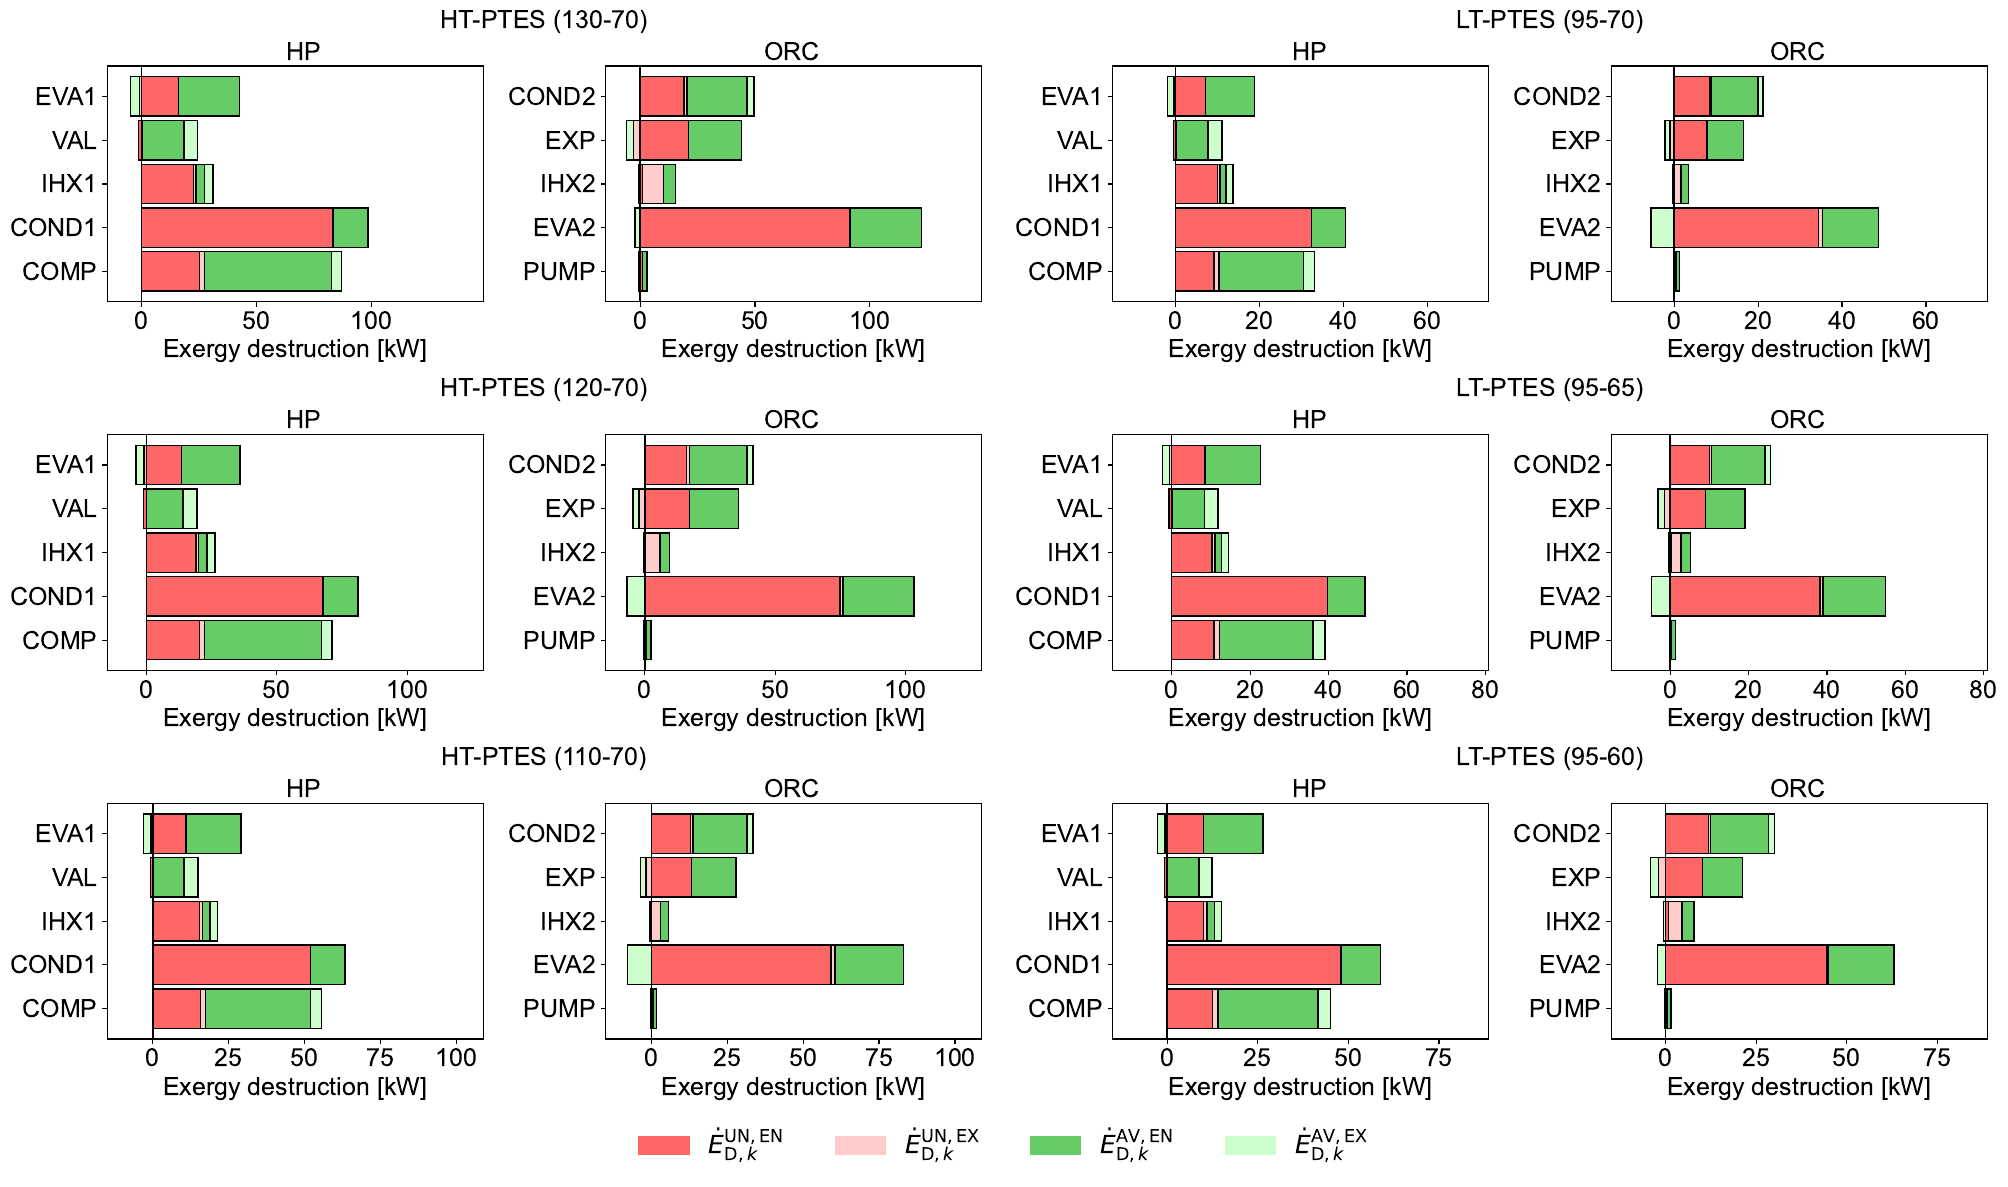

Python code for this plot:
import pandas as pd
import os
import matplotlib.pyplot as plt
import matplotlib.patches as mpatches
from mpl_toolkits.axes_grid1.inset_locator import inset_axes


figure_size = (20, 12)
font_size = 18

plt.rc('font', family='Arial', size=font_size)

# Alternate HT and LT scenarios for left and right columns
scenario_order = ["130_70", "95_70", "120_70", "95_65", "110_70", "95_60"]
scenario_titles = {
    "130_70": "HT-PTES (130-70)",
    "120_70": "HT-PTES (120-70)",
    "110_70": "HT-PTES (110-70)",
    "95_70": "LT-PTES (95-70)",
    "95_65": "LT-PTES (95-65)",
    "95_60": "LT-PTES (95-60)"
}

# Define components, colors, labels, and function for plotting exergy destruction
components_hp = ["comp", "cond", "ihx", "val", "eva"]
components_orc = ["pump", "eva", "ihx", "exp", "cond"]
colors = ['#ff6666', '#ffcccc', '#66cc66', '#ccffcc']
labels = [r'$\dot{E}^\mathrm{UN,EN}_{\mathrm{D},k}$',
          r'$\dot{E}^\mathrm{UN,EX}_{\mathrm{D},k}$',
          r'$\dot{E}^\mathrm{AV,EN}_{\mathrm{D},k}$',
          r'$\dot{E}^\mathrm{AV,EX}_{\mathrm{D},k}$']

def plot_exergy_avoid_endo(ax, df, name_mapping, components, title, colors, labels):
    components_mapped = [name_mapping.get(comp, comp).upper() for comp in components]
    for i, comp in enumerate(components):
        totals_positive = []
        totals_negative = []
        values = [
            df.loc[comp, 'ED UN EN [kW]'].sum(),
            df.loc[comp, 'ED UN EX [kW]'].sum(),
            df.loc[comp, 'ED AV EN [kW]'].sum(),
            df.loc[comp, 'ED AV EX [kW]'].sum()
        ]
        for val in values:
            if val >= 0:
                totals_positive.append(val)
                totals_negative.append(0)
            else:
                totals_positive.append(0)
                totals_negative.append(val)
        left_positive = 0
        for j, total in enumerate(totals_positive):
            if total > 0:
                ax.barh(components_mapped[i], total, left=left_positive, color=colors[j],
                        edgecolor="black", linewidth=1, height=0.9)
                left_positive += total
        left_negative = 0
        for j, total in enumerate(totals_negative):
            if total < 0:
                ax.barh(components_mapped[i], total, left=left_negative, color=colors[j],
                        edgecolor="black", linewidth=1, height=0.9)
                left_negative += total
    ax.axvline(0, color='black', linewidth=1)
    ax.set_xlabel('Exergy destruction [kW]')
    ax.text(0.57, 1.1, title, ha='right', va='top', transform=ax.transAxes, fontsize=font_size)

# Create figure and 3x2 grid of subplots
fig, axes = plt.subplots(nrows=3, ncols=2, figsize=figure_size)

for idx, scenario in enumerate(scenario_order):
    row = idx // 2
    col = idx % 2
    ax_main = axes[row, col]
    ax_main.set_title(scenario_titles.get(scenario, scenario), fontsize=font_size)

    # Create inset axes for HP and ORC within the current subplot
    ax_hp = inset_axes(ax_main, width="43%", height="80%", loc='center left', borderpad=0)
    ax_orc = inset_axes(ax_main, width="43%", height="80%", loc='center right', borderpad=0)

    # Load data for current scenario
    hp_path = f"../hp_ihx_R1336MZZZ_{scenario}/hp_adex_analysis.csv"
    orc_path = f"../orc_ihx_R152a_{scenario}/orc_adex_analysis.csv"
    if not os.path.exists(hp_path) or not os.path.exists(orc_path):
        hp_path = f"../hp_ihx_R245fa_{scenario}/hp_adex_analysis.csv"
        orc_path = f"../orc_ihx_R134a_{scenario}/orc_adex_analysis.csv"

    if os.path.exists(hp_path) and os.path.exists(orc_path):
        df_hp_mexo = pd.read_csv(hp_path, index_col=[0, 1])
        df_orc_mexo = pd.read_csv(orc_path, index_col=[0, 1])

        # Plot HP exergy destruction
        name_mapping_hp = {'eva': 'EVA1', 'comp': 'COMP', 'cond': 'COND1', 'ihx': 'IHX1', 'val': 'VAL'}
        plot_exergy_avoid_endo(ax_hp, df_hp_mexo, name_mapping_hp, components_hp, "HP", colors, labels)

        # Plot ORC exergy destruction
        name_mapping_orc = {'eva': 'EVA2', 'pump': 'PUMP', 'exp': 'EXP', 'cond': 'COND2', 'ihx': 'IHX2'}
        plot_exergy_avoid_endo(ax_orc, df_orc_mexo, name_mapping_orc, components_orc, "ORC", colors, labels)

        # Set x-limits for consistency
        max_val_hp = df_hp_mexo.filter(like='ED').max().max()
        max_val_orc = df_orc_mexo.filter(like='ED').max().max()
        max_val = max(max_val_hp, max_val_orc) + 25
        ax_hp.set_xlim([-15, max_val])
        ax_orc.set_xlim([-15, max_val])

    # Remove axis visuals from main container axis
    ax_main.set_axis_off()

# Create a single legend for the entire figure
legend_handles = [mpatches.Patch(color=colors[i], label=labels[i]) for i in range(len(colors))]
fig.legend(handles=legend_handles, loc='lower center', ncol=4, fontsize=font_size, frameon=False)

plt.subplots_adjust(left=0.05, right=0.99, top=0.96, bottom=0.1, wspace=0.15, hspace=0.25)

plt.savefig("advanced_exergy_avoid_unavoid.pdf", dpi=300, bbox_inches='tight')
plt.show()
